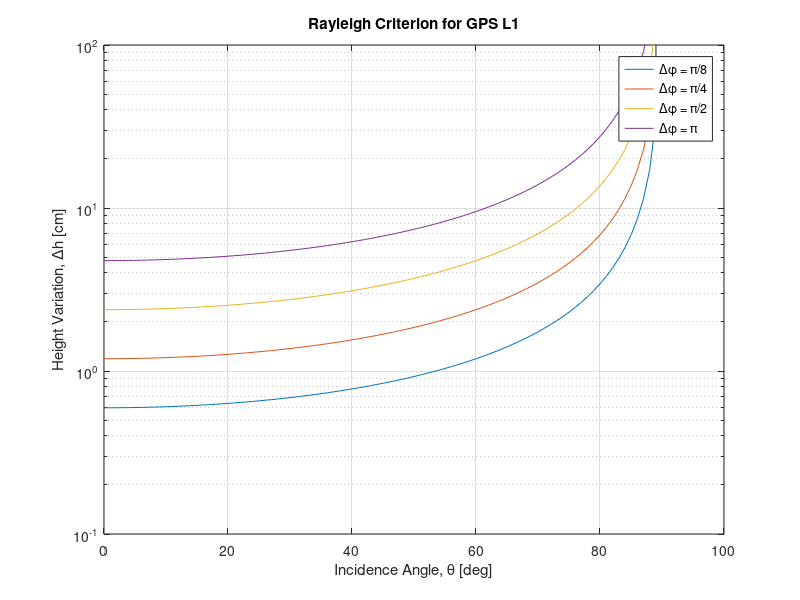

This chart was generated by the following MATLAB code:
clear; close all; clc
c=299792458;
f=1575.42e6;
lambda=c/f;
theta=0:1:90;
figure
for phase=[pi/8 pi/4 pi/2 pi]
    h=lambda/4/pi*phase./cos(deg2rad(theta)).*100;
    semilogy(theta,h)
    hold on
end
grid on
legend('\Delta\phi = \pi/8', '\Delta\phi = \pi/4', '\Delta\phi = \pi/2', '\Delta\phi = \pi', 'Location', 'best')
xlabel('Incidence Angle, \theta [deg]')
ylabel('Height Variation, \Deltah [cm]')
ylim([0.1,100])
title('Rayleigh Criterion for GPS L1')
